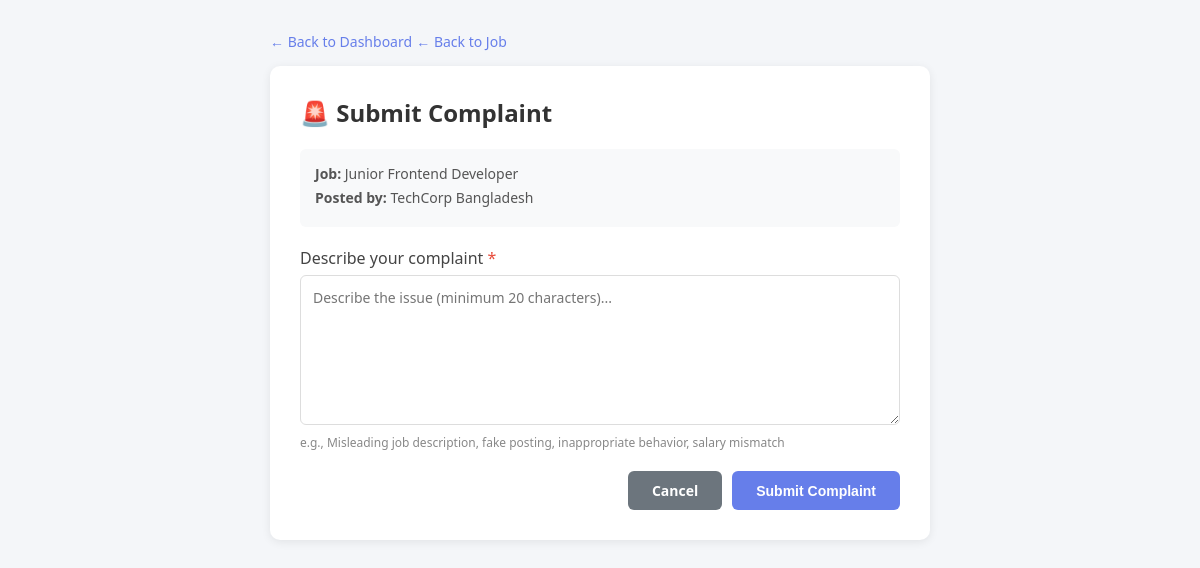
/prachi/Controller/complaint_controller.php?action=submit&job_id=2 (signed in), run on the app's committed database.
### tables this page shows
CREATE TABLE `jobs` (
  `id` int(11) NOT NULL,
  `employer_id` int(11) DEFAULT NULL,
  `recruiter_id` int(11) DEFAULT NULL,
  `category_id` int(11) DEFAULT NULL,
  `title` varchar(255) NOT NULL,
  `description` text DEFAULT NULL,
  `requirements` text DEFAULT NULL,
  `benefits` text DEFAULT NULL,
  `salary_min` decimal(10,2) DEFAULT 0.00,
  `salary_max` decimal(10,2) DEFAULT 0.00,
  `location` varchar(150) DEFAULT NULL,
  `job_type` enum('full-time','part-time','remote','contract') NOT NULL DEFAULT 'full-time',
  `experience_level` enum('entry','mid','senior') NOT NULL DEFAULT 'entry',
  `deadline` date DEFAULT NULL,
  `status` enum('active','closed','draft','removed') DEFAULT 'active',
  `is_featured` tinyint(1) DEFAULT 0,
  `created_at` datetime NOT NULL
);

CREATE TABLE `employer_profiles` (
  `id` int(11) NOT NULL,
  `user_id` int(11) NOT NULL,
  `company_name` varchar(200) DEFAULT NULL,
  `industry` varchar(150) DEFAULT NULL,
  `company_size` varchar(50) DEFAULT NULL,
  `description` text DEFAULT NULL,
  `website` varchar(255) DEFAULT NULL,
  `address` varchar(255) DEFAULT NULL,
  `logo_path` varchar(255) DEFAULT NULL
);

### prachi/Model/job_model.php (called while the page is built, shortened)
<?php
require_once("../db.php");
function getJobById($jobId) {
    global $conn;
    $jobId = (int)$jobId;
    $sql = "SELECT j.*,
                   c.name AS category_name,
                   ep.company_name, ep.description AS company_description,
                   ep.website AS company_website, ep.logo_path AS company_logo,
                   u.name AS employer_name
            FROM jobs j
            LEFT JOIN categories c ON j.category_id = c.id
            LEFT JOIN users u ON j.employer_id = u.id
            LEFT JOIN employer_profiles ep ON u.id = ep.user_id
            WHERE j.id = $jobId AND j.status = 'active'
            LIMIT 1";
    $result = mysqli_query($conn, $sql);
    if ($result && mysqli_num_rows($result) === 1) {
        return mysqli_fetch_assoc($result);
    }
    return null;
}

### prachi/View/complaint_view.php (the view, shortened to what this page needs)
<?php
$page = $viewData['page'] ?? 'list';
?>
<!DOCTYPE html>
<html lang="en">
<head>
    <link rel="stylesheet" href="../View/css/complaint.css">
</head>
<body>
    <div class="container">
        <a href="../Controller/seeker_dashboard_controller.php" class="back-link">← Back to Dashboard</a>
        <?php if ($page === 'submit'): ?>
            <?php $job = $viewData['job']; ?>
            <a href="../Controller/job_details_controller.php?id=<?php echo $job['id']; ?>" class="back-link">← Back to Job</a>
            <div class="card">
                <h1>🚨 Submit Complaint</h1>
                <div class="job-info">
                    <p><strong>Job:</strong> <?php echo htmlspecialchars($job['title']); ?></p>
                    <p><strong>Posted by:</strong> <?php echo htmlspecialchars($job['company_name'] ?? $job['employer_name']); ?></p>
                </div>
                <form method="post">
                    <div class="form-group">
                        <label>Describe your complaint <span class="required">*</span></label>
                        <textarea name="description" placeholder="Describe the issue (minimum 20 characters)..." required><?php echo htmlspecialchars($viewData['oldInput']['description'] ?? ''); ?></textarea>
                        <span class="input-hint">e.g., Misleading job description, fake posting, inappropriate behavior, salary mismatch</span>
                    </div>
                    <div class="btn-row">
                        <a href="../Controller/job_details_controller.php?id=<?php echo $job['id']; ?>" class="btn btn-secondary">Cancel</a>
                        <button type="submit" class="btn btn-primary">Submit Complaint</button>
                    </div>
                </form>
            </div>
        <?php endif; ?>
    </div>
</body>
</html>

### prachi/View/css/complaint.css (style rules this page uses)
* { margin: 0; padding: 0; box-sizing: border-box; }
body { font-family: 'Segoe UI', Tahoma, Geneva, Verdana, sans-serif; background: #f4f6f9; color: #333; }
.container { max-width: 700px; margin: 30px auto; padding: 0 20px; }
.back-link { display: inline-block; margin-bottom: 15px; color: #667eea; text-decoration: none; font-size: 14px; }
h1 { font-size: 24px; margin-bottom: 20px; }
.card { background: white; padding: 30px; border-radius: 10px; box-shadow: 0 2px 10px rgba(0,0,0,0.08); }
.job-info { background: #f8f9fa; padding: 15px; border-radius: 6px; margin-bottom: 20px; }
.job-info p { font-size: 14px; margin-bottom: 5px; color: #555; }
.form-group { margin-bottom: 20px; }
.form-group label { display: block; font-weight: 500; margin-bottom: 6px; color: #444; }
.form-group label .required { color: #e74c3c; }
.form-group textarea { width: 100%; padding: 12px; border: 1px solid #ddd; border-radius: 6px; font-size: 14px; font-family: inherit; resize: vertical; min-height: 150px; }
.input-hint { font-size: 12px; color: #888; margin-top: 4px; display: block; }
.btn-row { display: flex; gap: 10px; justify-content: flex-end; }
.btn { padding: 10px 24px; border: none; border-radius: 6px; font-size: 14px; font-weight: 600; cursor: pointer; text-decoration: none; display: inline-block; }
.btn-primary { background: #667eea; color: white; }
.btn-secondary { background: #6c757d; color: white; }

### data on the page
jobs: title "Junior Frontend Developer", employer_profiles.company_name "TechCorp Bangladesh"
